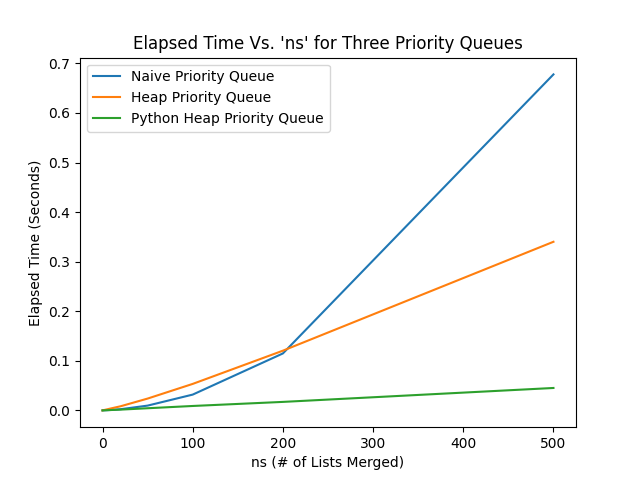

Source code (Python):
#!/usr/bin/env python3

from P3 import *
from matplotlib import pyplot as plt


ns = (0, 10, 20, 50, 100, 200, 500)

npq_lists = timeit(ns, pqclass=NaivePriorityQueue)
print(npq_lists)
hpq_lists = timeit(ns, pqclass=HeapPriorityQueue)
print(hpq_lists)
phpq_lists = timeit(ns, pqclass=PythonHeapPriorityQueue)
print(phpq_lists)

# Plot the results (Elapsed Time vs. ns)
plt.plot(ns, npq_lists, label='Naive Priority Queue')
plt.plot(ns, hpq_lists, label='Heap Priority Queue')
plt.plot(ns, phpq_lists, label='Python Heap Priority Queue')
plt.title('Elapsed Time Vs. \'ns\' for Three Priority Queues')
plt.xlabel('ns (# of Lists Merged)')
plt.ylabel('Elapsed Time (Seconds)')
plt.legend()
plt.show()
